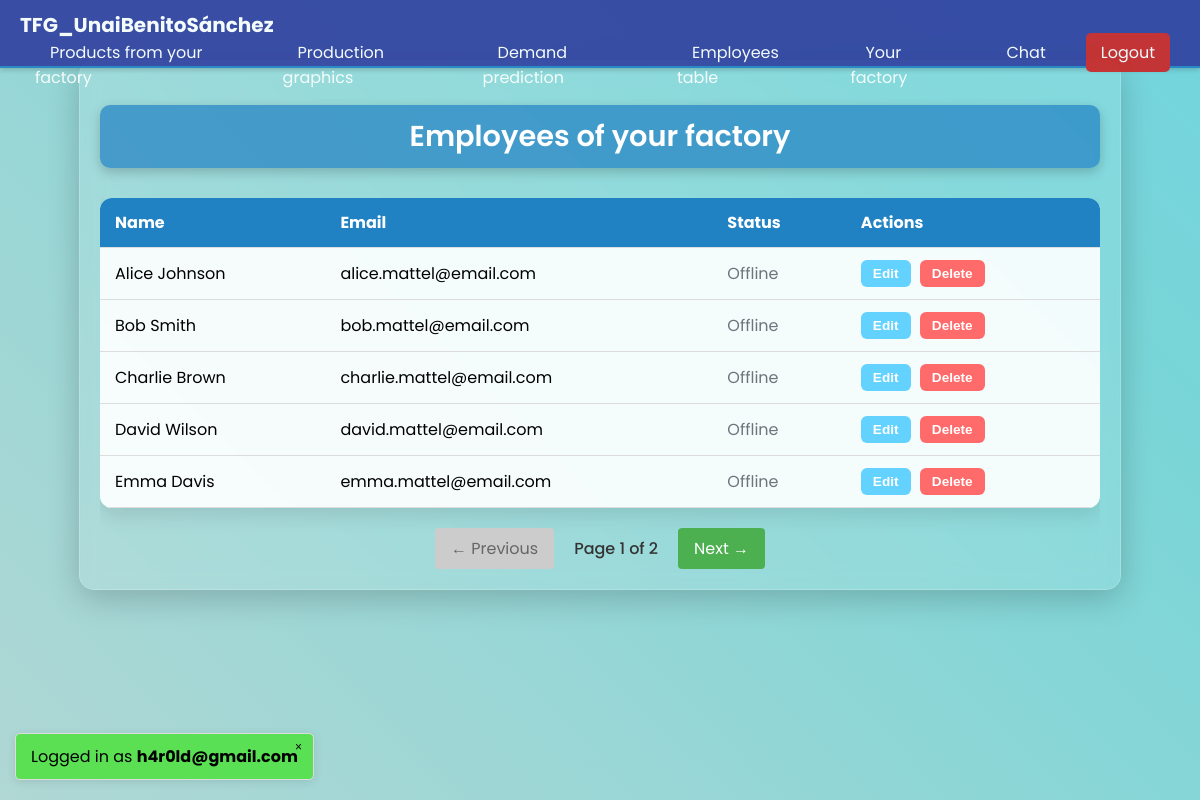
/php/employees_table.php (signed in), run on the app's committed database.
### tables this page shows
CREATE TABLE IF NOT EXISTS `employee` (
  `id_employee` INT NOT NULL AUTO_INCREMENT,
  `name` VARCHAR(255) NOT NULL,
  `email` VARCHAR(255) NOT NULL UNIQUE,
  `password` VARCHAR(10000) NOT NULL,
  `role` ENUM('worker', 'manager', 'admin') NOT NULL DEFAULT 'worker',
  `is_logged_in` BOOLEAN DEFAULT FALSE,
  PRIMARY KEY (`id_employee`)
);

### php/employees_table.php (the view, shortened to what this page needs)
<?php
require_once '../db_connect.php';
$bossEmail = $_SESSION['user_email'];
try {
    $stmt = $conn->prepare("SELECT id_boss_factory FROM boss WHERE email = :email");
    $stmt->bindParam(':email', $bossEmail);
    $stmt->execute();
    $boss = $stmt->fetch(PDO::FETCH_ASSOC);
    $bossId = $boss['id_boss_factory'];
    $stmt = $conn->prepare("SELECT factory_id_factory FROM factory_boss WHERE boss_id_boss_factory = :boss_id");
    $stmt->bindParam(':boss_id', $bossId);
    $stmt->execute();
    $factoryBoss = $stmt->fetch(PDO::FETCH_ASSOC);
    $factoryId = $factoryBoss['factory_id_factory'];
    $page = isset($_GET['page']) ? (int)$_GET['page'] : 1;
    $perPage = 5;
    $offset = ($page - 1) * $perPage;
    $stmt = $conn->prepare("
    SELECT COUNT(*) as total
    FROM employee e
    JOIN factory_employee fe ON e.id_employee = fe.employee_id_employee
    WHERE fe.factory_id_factory = :factory_id
");
    $stmt->bindParam(':factory_id', $factoryId);
    $stmt->execute();
    $totalEmployees = $stmt->fetch(PDO::FETCH_ASSOC)['total'];
    $totalPages = ceil($totalEmployees / $perPage);
    $stmt = $conn->prepare("
    SELECT e.id_employee, e.name, e.email, e.role, e.is_logged_in
    FROM employee e
    JOIN factory_employee fe ON e.id_employee = fe.employee_id_employee
    WHERE fe.factory_id_factory = :factory_id
    ORDER BY e.name
    LIMIT :limit OFFSET :offset
");
    $stmt->bindParam(':factory_id', $factoryId);
    $stmt->bindParam(':limit', $perPage, PDO::PARAM_INT);
    $stmt->bindParam(':offset', $offset, PDO::PARAM_INT);
    $stmt->execute();
    $employees = $stmt->fetchAll(PDO::FETCH_ASSOC);
} catch (PDOException $e) {
    die("Database error: " . $e->getMessage());
} catch (Exception $e) {
    die("Error: " . $e->getMessage());
}
?>
<!DOCTYPE html>
<html lang="es">
<head>
    <link rel="stylesheet" href="../css/session.css">
    <link rel="stylesheet" href="../css/employees_table.css">
    <link rel="stylesheet" href="../css/navbar.css">
</head>
<body>
    <nav class="navbar" style="height: 46px;">
        <a class="navbar-brand" href="landing_page.php" style="font-size: 20px">TFG_UnaiBenitoSánchez</a>
        <ul class="navbar-nav" id="navbarNav">
            <li class="nav-item">
                <a class="nav-link" href="dashboard.php">Products from your factory</a>
            </li>
            <li class="nav-item">
                <a class="nav-link" href="graphics.php">Production graphics</a>
            </li>
            <li class="nav-item">
                <a class="nav-link" href="./predict_view.php">Demand prediction</a>
            </li>
            <li class="nav-item">
                <a class="nav-link" href="employees_table.php">Employees table</a>
            </li>
            <li class="nav-item">
                <a class="nav-link" href="factory.php">Your factory</a>
            </li>
            <li class="nav-item">
                <a class="nav-link" href="chat.php">Chat</a>
            </li>
            <li class="nav-item">
                <a class="nav-logout-inline" href="../logout.php">Logout</a>
            </li>
        </ul>
    </nav>
    <div class="main-container" style="margin-top: 60px;">
        <?php if (count($employees) > 0): ?>
            <h2 class="table-title">Employees of your factory</h2>
            <div class="table-container">
                <table class="employees-table">
                    <thead>
                        <tr>
                            <th>Name</th>
                            <th>Email</th>
                            <th>Status</th>
                            <th>Actions</th>
                        </tr>
                    </thead>
                    <tbody>
                        <?php foreach ($employees as $employee): ?>
                            <tr <?php echo ($employee['is_logged_in']) ? 'class="active-session"' : ''; ?> data-employee-id="<?php echo $employee['id_employee']; ?>">
                                <td contenteditable="false">
                                    <?php echo htmlspecialchars($employee['name']); ?>
                                </td>
                                <td contenteditable="false"><?php echo htmlspecialchars($employee['email']); ?></td>
                                <td>
                                    <?php if ($employee['is_logged_in']): ?>
                                        <span class="status-active">Online</span>
                                    <?php else: ?>
                                        <span class="status-inactive">Offline</span>
                                    <?php endif; ?>
                                </td>
                                <td>
                                    <button class="edit-btn" onclick="enableEdit(this)">Edit</button>
                                    <button class="delete-btn" onclick="deleteEmployee(<?php echo $employee['id_employee']; ?>, this)">Delete</button>
                                </td>
                            </tr>
                        <?php endforeach; ?>
                    </tbody>
                </table>
                <div class="pagination-controls">
                    <?php if ($page > 1): ?>
                        <a href="?page=<?php echo $page - 1; ?>" class="pagination-arrow">← Previous</a>
                    <?php else: ?>
                        <span class="pagination-arrow disabled">← Previous</span>
                    <?php endif; ?>
                    <span class="page-info">Page <?php echo $page; ?> of <?php echo $totalPages; ?></span>
                    <?php if ($page < $totalPages): ?>
                        <a href="?page=<?php echo $page + 1; ?>" class="pagination-arrow">Next →</a>
                    <?php else: ?>
                        <span class="pagination-arrow disabled">Next →</span>
                    <?php endif; ?>
                </div>
            </div>
        <?php else: ?>
            <div class="no-employees">
                <h2>There are no employees on this factory.</h2>
            </div>
        <?php endif; ?>
    </div>
    <?php include '../controller/session.php'; ?>
</body>
</html>

### controller/session.php (shortened to what this page needs)
<div class="session-popup" id="sessionPopup">
    <button class="close-btn" id="closeSessionPopup">&times;</button>
    <div>Logged in as <strong id="sessionEmail"></strong></div>
</div>

### css/session.css (style rules this page uses)
.session-popup { position: fixed; bottom: 20px; left: 15px; background-color: rgba(83, 226, 70, 0.9); padding: 10px 15px; border-radius: 5px; box-shadow: 0 2px 10px rgba(0, 0, 0, 0.1); z-index: 1000; display: none; border: 1px solid #ddd; }
.session-popup .close-btn { position: absolute; top: 5px; right: 5px; background: none; border: none; cursor: pointer; font-size: 12px; }

### css/employees_table.css (style rules this page uses)
html, body { margin: 0; padding: 0; min-height: 100vh; width: 100%; overflow-x: hidden; }
body { background: linear-gradient(45deg, #F7F9F9, #BED8D4, #78D5D7, #63D2FF, #2081C3); background-size: 400% 400%; background-attachment: fixed; animation: gradientBG 15s ease infinite; font-family: 'Poppins', sans-serif; position: relative; }
.navbar { position: fixed; top: 0; left: 0; right: 0; z-index: 1000; height: 46px; background-color: rgb(48, 63, 159); box-shadow: 0 2px 10px rgba(0, 0, 0, 0.2); display: flex; align-items: center; padding: 0 20px; transition: all 0.3s ease; }
.navbar-brand { color: white; text-decoration: none; font-weight: 500; font-size: 1rem; }
.navbar-nav { display: flex; list-style: none; margin: 0; padding: 0; margin-left: auto; }
.nav-item { margin: 0 10px; }
.nav-link { color: white; text-decoration: none; padding: 8px 12px; border-radius: 5px; transition: background-color 0.3s; }
.main-container { max-width: 1000px; margin: 60px auto 30px; padding: 20px; background-color: rgba(255, 255, 255, 0.1); backdrop-filter: blur(10px); border-radius: 15px; box-shadow: 0 8px 32px rgba(0, 0, 0, 0.2); border: 1px solid rgba(255, 255, 255, 0.2); position: relative; z-index: 1; }
.table-container { overflow-x: auto; margin-top: 30px; }
.employees-table { width: 100%; border-collapse: collapse; background-color: rgba(255, 255, 255, 0.9); border-radius: 12px; overflow: hidden; box-shadow: 0 8px 20px rgba(0, 0, 0, 0.1); }
.employees-table thead { background-color: #2081C3; color: #fff; font-weight: 600; }
.employees-table th, .employees-table td { padding: 12px 15px; text-align: left; border-bottom: 1px solid #ddd; }
.employees-table .edit-btn, .employees-table .delete-btn, .employees-table .save-btn { padding: 6px 12px; border: none; border-radius: 6px; font-weight: 600; cursor: pointer; margin-right: 5px; font-size: 0.85rem; }
.employees-table .edit-btn { background-color: #63D2FF; color: white; }
.employees-table .delete-btn { background-color: #FF6B6B; color: white; }
.table-title { text-align: center; font-size: 1.8rem; font-weight: 600; color: #ffffff; margin-bottom: 20px; background-color: rgba(32, 129, 195, 0.7); padding: 10px 20px; border-radius: 10px; box-shadow: 0 4px 12px rgba(0, 0, 0, 0.2); }
.nav-logout-inline { color: white; background-color: rgb(203, 35, 35); text-decoration: none; transition: color 0.3s, background-color 0.3s; padding: 8px 15px; border-radius: 5px; }
.status-inactive { color: #6c757d; }

### css/navbar.css (style rules this page uses)
.navbar { background-color: #303f9f; opacity: 0.9; z-index: 1000; display: flex; justify-content: space-between; align-items: center; padding: 10px 20px; flex-wrap: wrap; box-shadow: 0 2px 5px rgba(0, 0, 0, 0.2); border-bottom: 2px solid #2081C3; }
.navbar-brand { color: #fff; text-decoration: none; font-size: 24px; font-weight: bold; }
.navbar-nav { display: flex; list-style: none; margin: 0; padding: 0; flex-direction: row; }
.nav-item { margin-left: 15px; }
.nav-link { color: #fff; text-decoration: none; transition: color 0.3s, background-color 0.3s; padding: 8px 15px; border-radius: 5px; }

### php/employees_table.php (style rules this page uses)
.nav-logout-inline { color: white; background-color: rgb(203, 35, 35); text-decoration: none; transition: color 0.3s, background-color 0.3s; padding: 8px 15px; border-radius: 5px; }
.pagination-controls { display: flex; justify-content: center; align-items: center; margin-top: 20px; gap: 20px; }
.pagination-arrow { padding: 8px 16px; background-color: #4CAF50; color: white; text-decoration: none; border-radius: 4px; transition: background-color 0.3s; }
.pagination-arrow.disabled { background-color: #cccccc; color: #666666; cursor: not-allowed; }
.page-info { font-weight: 500; color: #333; }

### data on the page
employee: name "Alice Johnson", email "alice.mattel@email.com", is_logged_in "Offline"
employee: name "Bob Smith", email "bob.mattel@email.com", is_logged_in "Offline"
employee: name "Charlie Brown", email "charlie.mattel@email.com", is_logged_in "Offline"
employee: name "David Wilson", email "david.mattel@email.com", is_logged_in "Offline"
employee: name "Emma Davis", email "emma.mattel@email.com", is_logged_in "Offline"

### other printed values
$page "1"
$totalPages "2"
